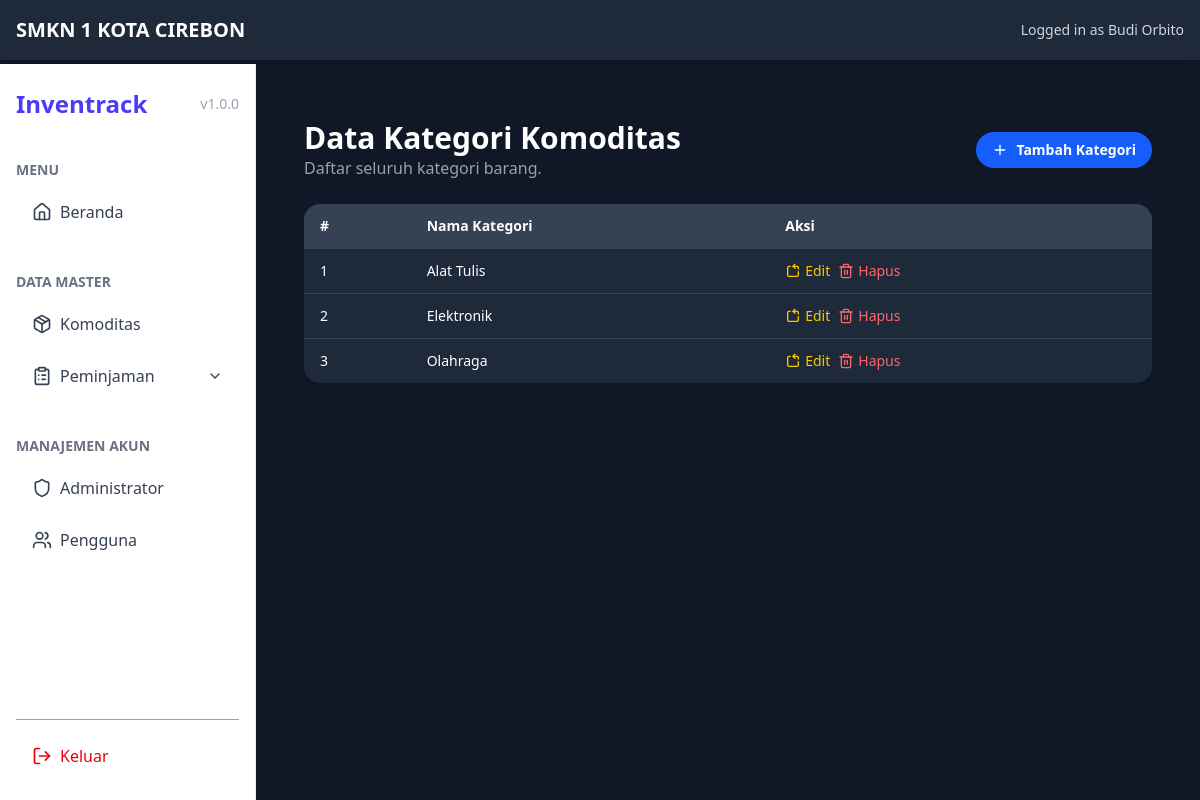
The page /pages/admin/kategori/read.php (signed in) on the database its author committed.
### tables this page shows
CREATE TABLE `kategori` (
  `id_kategori` int(11) NOT NULL,
  `nama_kategori` varchar(100) NOT NULL,
  `created_at` timestamp NOT NULL DEFAULT current_timestamp(),
  `updated_at` timestamp NOT NULL DEFAULT current_timestamp() ON UPDATE current_timestamp()
);

### config/functions.php (called while the page is built, shortened)
<?php
$hostname = 'localhost';
$username = 'root';
$password = '';
$dbname = 'sistem_peminjaman';
$connection = new mysqli($hostname, $username, $password, $dbname);
function query($query)
{
    global $connection;
    $result = mysqli_query($connection, $query);
    $rows = [];
    while ($row = mysqli_fetch_assoc($result)) {
        $rows[] = $row;
    }
    return $rows;
}

### pages/admin/kategori/read.php (the view, shortened to what this page needs)
<?php
require_once '../../../config/functions.php';
$kategori = query("SELECT * FROM kategori ORDER BY nama_kategori ASC");
include '../../../includes/header.php';
include '../../../includes/sidebar.php';
?>
<div class="md:ml-64 min-h-screen bg-gray-900 text-white p-6 pt-24">
    <main class="p-6">
        <div class="flex justify-between items-center mb-6">
            <div>
                <h1 class="text-3xl font-bold">Data Kategori Komoditas</h1>
                <p class="text-gray-400">Daftar seluruh kategori barang.</p>
            </div>
            <a href="create.php" class="inline-flex items-center px-4 py-2 bg-blue-600 hover:bg-blue-700 rounded-full text-sm font-semibold text-white shadow">
                <i data-lucide="plus" class="w-4 h-4 mr-2"></i> Tambah Kategori
            </a>
        </div>
        <div class="overflow-x-auto rounded-2xl shadow">
            <table class="min-w-full bg-gray-800 text-sm text-white table-auto border-collapse">
                <thead>
                    <tr class="bg-gray-700 text-left">
                        <th class="px-4 py-3">#</th>
                        <th class="px-4 py-3">Nama Kategori</th>
                        <th class="px-4 py-3">Aksi</th>
                    </tr>
                </thead>
                <tbody>
                    <?php $no = 1; foreach ($kategori as $row): ?>
                        <tr class="border-t border-gray-700 hover:bg-gray-700">
                            <td class="px-4 py-3"><?= $no++ ?></td>
                            <td class="px-4 py-3"><?= htmlspecialchars($row['nama_kategori']) ?></td>
                            <td class="px-4 py-3 flex gap-2">
                                <a href="update.php?id=<?= $row['id_kategori'] ?>" class="text-yellow-400 hover:underline text-sm flex items-center">
                                    <i data-lucide="rotate-ccw-square" class="w-4 h-4 mr-1"></i>Edit
                                </a>
                                <a href="delete.php?id=<?= $row['id_kategori'] ?>" class="text-red-400 hover:underline text-sm flex items-center" onclick="return confirm('Yakin ingin menghapus kategori ini?');">
                                    <i data-lucide="trash-2" class="w-4 h-4 mr-1"></i>Hapus
                                </a>
                            </td>
                        </tr>
                    <?php endforeach; ?>
                </tbody>
            </table>
        </div>
    </main>
</div>
<?php include '../../../includes/footer.php'; ?>

### rows shown on the page
kategori: nama_kategori "Alat Tulis"
kategori: nama_kategori "Elektronik"
kategori: nama_kategori "Olahraga"

### other values the page prints
$_SESSION['nama_admin'] "Budi Orbito"
